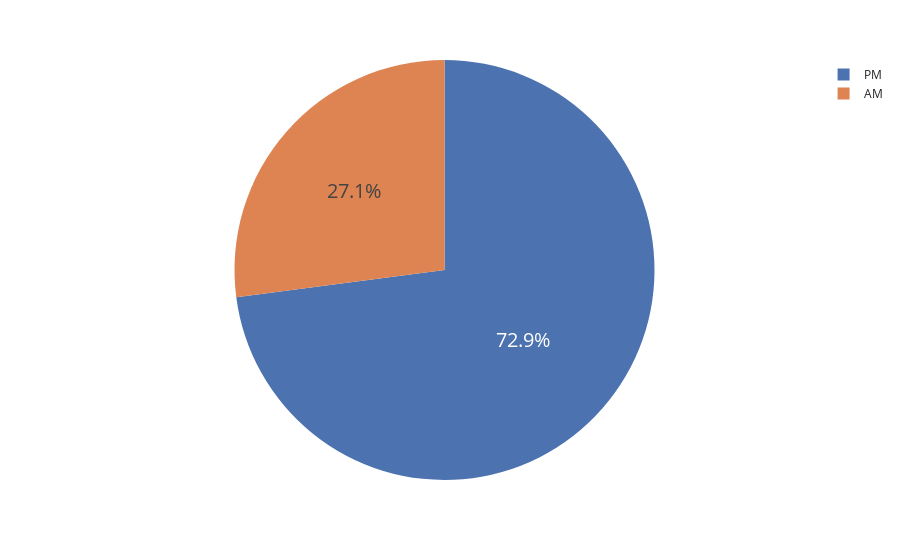

Notebook cell for this chart:
### Code cell
fig = px.pie(q_11 , values='number_of_order' , names='AM_PM' , template='seaborn')
fig.update_traces(hoverinfo = 'label+percent' , textfont_size = 20)

### Figure 1 — Plotly figure (JSON) as saved in the notebook; plotly's stock layout.template omitted (floating-point values rounded to 4 significant figures)
{"data": [{"domain": {"x": [0, 1], "y": [0, 1]}, "hoverinfo": "label+percent", "hovertemplate": "AM_PM=%{label}<br>number_of_order=%{value}<extra></extra>", "labels": ["PM", "AM"], "legendgroup": "", "name": "", "showlegend": true, "textfont": {"size": 20}, "type": "pie", "values": [84320, 31289]}], "layout": {"legend": {"tracegroupgap": 0}, "margin": {"t": 60}}}
